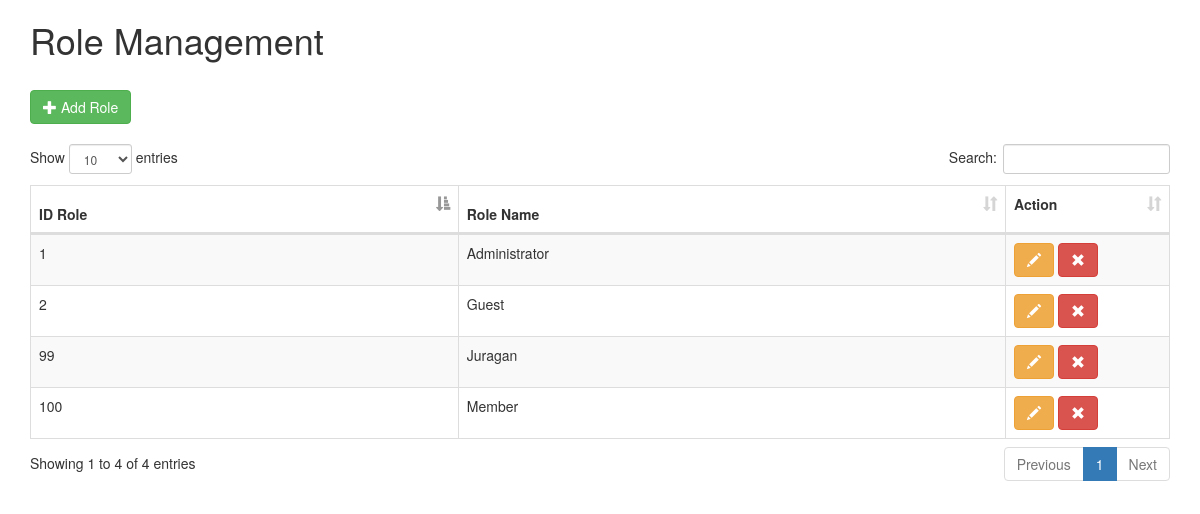
/index.php/role, run on the app's committed database.
### tables this page shows
CREATE TABLE `role` (
  `id_role` int(11) NOT NULL,
  `role_name` varchar(50) NOT NULL
);

### application/controllers/Role.php (called while the page is built, shortened)
<?php
class Role extends CI_Controller {
	 public function __construct() {
		$this->load->helper('url');
 		$this->load->model('role_model');
	}
	public function index() {
		$data['roles']=$this->role_model->get_listrole();
		$this->load->view('role_view',$data);
	}
}

### index.php (called while the page is built, shortened)
<?php
require_once BASEPATH.'core/CodeIgniter.php';

### application/models/Role_model.php (called while the page is built, shortened)
<?php
class Role_model extends CI_Model
{
	public function get_listrole() {
		$this->db->from('role');
		$query=$this->db->get();
		return $query->result();
	}
}

### application/views/role_view.php (the view, shortened to what this page needs)
<!DOCTYPE html>
<html>
    <head>
    <link href="<?php echo base_url('assests/bootstrap/css/bootstrap.min.css')?>" rel="stylesheet">
    <link href="<?php echo base_url('assests/datatables/css/dataTables.bootstrap.css')?>" rel="stylesheet">
  </head>
  <body>
  <div class="container">
    <h1>Role Management</h1>
    <br />
    <button class="btn btn-success" onclick="add_role()"><i class="glyphicon glyphicon-plus"></i> Add Role</button>
    <br />
    <br />
    <table id="table_id" class="table table-striped table-bordered" cellspacing="0" width="100%">
      <thead>
        <tr>
					<th>ID Role</th>
					<th>Role Name</th>
          <th style="width:125px;">Action</p></th>
        </tr>
      </thead>
      <tbody>
				<?php foreach($roles as $role){?>
				     <tr>
				        <td><?php echo $role->id_role; ?></td>
				        <td><?php echo $role->role_name; ?></td>
								<td>
									<button class="btn btn-warning" onclick="upd_role(<?php echo $role->id_role;?>)"><i class="glyphicon glyphicon-pencil"></i></button>
									<button class="btn btn-danger" onclick="del_role(<?php echo $role->id_role;?>)"><i class="glyphicon glyphicon-remove"></i></button>
								</td>
				      </tr>
				     <?php }?>
      </tbody>
    </table>
  </div>
  </body>
</html>

### data on the page
role: id_role "1", role_name "Administrator"
role: id_role "2", role_name "Guest"
role: id_role "99", role_name "Juragan"
role: id_role "100", role_name "Member"
